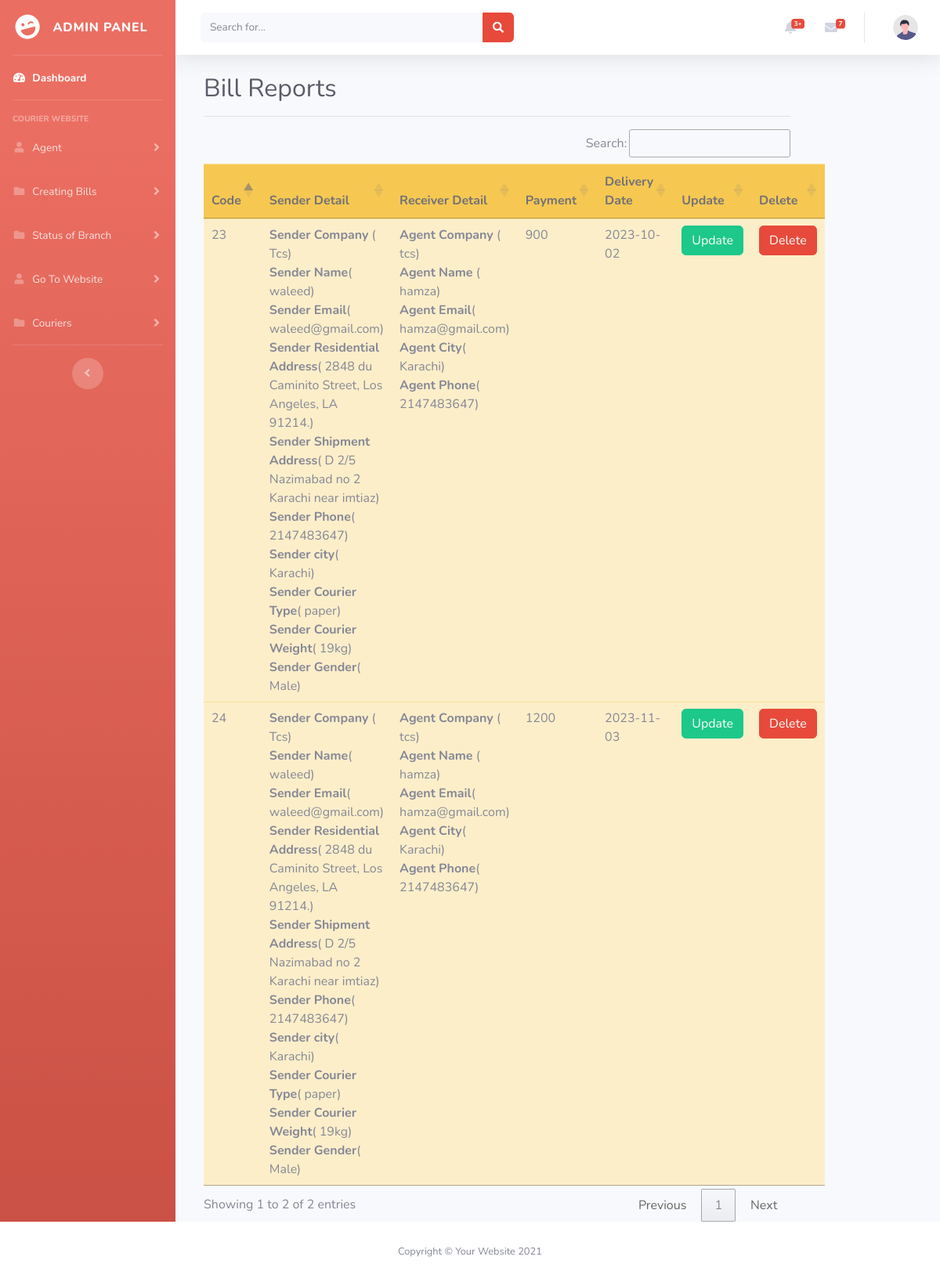
The page /admin/panel/viewbill.php on the database its author committed.
### tables this page shows
CREATE TABLE `bill` (
  `fid` int(88) NOT NULL,
  `aid` int(22) NOT NULL,
  `id` int(29) NOT NULL,
  `bdate` date NOT NULL,
  `status` tinyint(1) NOT NULL DEFAULT 1,
  `price` int(88) NOT NULL
);

CREATE TABLE `form` (
  `fid` int(111) NOT NULL,
  `scompany` varchar(167) NOT NULL,
  `fname` varchar(122) NOT NULL,
  `lname` varchar(321) NOT NULL,
  `femail` varchar(111) NOT NULL,
  `raddress` text NOT NULL,
  `saddress` text NOT NULL,
  `city` varchar(212) NOT NULL,
  `phone` int(111) NOT NULL,
  `ctype` varchar(122) NOT NULL,
  `weight` varchar(112) NOT NULL,
  `date` date NOT NULL,
  `gender` varchar(222) NOT NULL,
  `status` varchar(88) NOT NULL DEFAULT 'In Progress'
);

CREATE TABLE `add` (
  `aid` int(20) NOT NULL,
  `company` varchar(255) NOT NULL,
  `name` varchar(252) NOT NULL,
  `email` varchar(255) NOT NULL,
  `password` varchar(255) NOT NULL,
  `phone` int(111) NOT NULL,
  `city` varchar(255) NOT NULL,
  `astatus` tinyint(1) NOT NULL DEFAULT 1
);

### admin/panel/viewbill.php (the view, shortened to what this page needs)
<?php
include('admin/includes/header.php');
include('admin/includes/sidebar.php');
include('admin/includes/topbar.php');
include('config.php');
$fetch = "SELECT * from `bill` as b INNER JOIN `form` as f on b.fid = f.fid INNER JOIN `add`as a on a.aid = b.aid order by `id` desc ";
$query = mysqli_query($connection, $fetch);
    ?>
<!DOCTYPE html>
<html lang="en">
<head>
    <link href="vendor/fontawesome-free/css/all.min.css" rel="stylesheet" type="text/css">
    <link href="css/sb-admin-2.min.css" rel="stylesheet">
    <link rel="stylesheet" href="css/customstyle.css">
</head>
<link
  rel="stylesheet"
  href="https://cdnjs.cloudflare.com/ajax/libs/animate.css/4.1.1/animate.min.css"
/>
</body>
<div class="container">
<div class="col-xl-10 col-lg-12 col-md-9">
                <h2 class="text-dark display-nowrap">Bill Reports</h2>
                <hr>
            <table class="table table-warning" id="example">
                <thead class="bg-warning p-2 text-dark bg-opacity-10" style="opacity: 85%;">
          <tr>
            <th>Code</th>
            <th>Sender Detail</th>
            <th>Receiver Detail </th>
            <th>Payment </th>
            <th>Delivery Date</th>
            <th>Update</th>
            <th>Delete</th>
          </tr>
        </thead>
        <tbody>
          <?php
          while ($pro_data = mysqli_fetch_assoc($query)) {
            ?>
            <tr>
              <td>
                <?php echo $pro_data['id'] ?>
              </td>
              <td>
              <b>Sender Company</b> (
                <?php echo $pro_data['scompany'] ?>)
                 <br> <b>Sender Name</b>(
                <?php echo $pro_data['fname'] ?>)
                 <br> <b>Sender Email</b>(
                <?php echo $pro_data['femail'] ?>)
                <br> <b>Sender Residential Address</b>(
                <?php echo $pro_data['raddress'] ?>)
                <br> <b>Sender Shipment Address</b>(
                <?php echo $pro_data['saddress'] ?>)
                <br> <b>Sender Phone</b>(
                <?php echo $pro_data['phone'] ?>)
                <br> <b>Sender city</b>(
                <?php echo $pro_data['city'] ?>)
                 <br> <b>Sender Courier Type</b>(
                <?php echo $pro_data['ctype'] ?>)
                <br> <b>Sender Courier Weight</b>(
                <?php echo $pro_data['weight'] ?>)
                <br> <b>Sender Gender</b>(
                <?php echo $pro_data['gender'] ?>)
              </td>
              <td>
              <b>Agent Company</b> (
                <?php echo $pro_data['company'] ?>)
                <br><b>Agent Name</b> (
                <?php echo $pro_data['name'] ?>)
              <br> <b>Agent Email</b>(
              <?php echo $pro_data['email'] ?>)
                <br> <b>Agent City</b>(
                <?php echo $pro_data['city'] ?>)
                <br> <b>Agent Phone</b>(
                <?php echo $pro_data['phone'] ?>)
              </td>
              <td>
                <?php echo $pro_data['price'] ?>
              </td>
              <td>
                <?php echo $pro_data['bdate'] ?>
              </td>
              <td ><a href="bupdatedata.php?id=<?php echo $pro_data ['id'] ?>" class="btn btn-success">Update</a></td>
              <td ><a href="bdelete.php?id=<?php echo $pro_data ['id']?>" class="btn btn-danger">Delete</a></td>
            </tr>
            <?php
        }
          ?>
        </tbody>
      </table>
    </div>
  </div>
</body>
</html>
<?php
include('admin/includes/footer.php');
?>

### admin/panel/admin/includes/header.php (shortened to what this page needs)
<!DOCTYPE html>
<html lang="en">
<head>
    <link rel="stylesheet" href="https://cdn.datatables.net/1.13.6/css/jquery.dataTables.min.css">
    <link rel="stylesheet" href="https://cdn.datatables.net/buttons/2.4.2/css/buttons.dataTables.min.css">
    <link href="vendor/fontawesome-free/css/all.min.css" rel="stylesheet" type="text/css">
    <link href="css/sb-admin-2.min.css" rel="stylesheet">
    <link rel="stylesheet" href="../../css/userprofile.css">
</head>
<body id="page-top">

### admin/panel/admin/includes/sidebar.php (shortened to what this page needs)
<div id="wrapper">
 <ul class="navbar-nav bg-gradient-danger  sidebar sidebar-dark accordion" id="accordionSidebar" style="opacity:0.8;">
<a class="sidebar-brand d-flex align-items-center justify-content-center" href="index.php">
    <div class="sidebar-brand-icon rotate-n-15">
        <i class="fas fa-laugh-wink"></i>
    </div>
    <div class="sidebar-brand-text mx-3">Admin Panel </div>
</a>
<hr class="sidebar-divider my-0">
<li class="nav-item active">
    <a class="nav-link" href="index.php">
        <i class="fas fa-fw fa-tachometer-alt"></i>
        <span>Dashboard</span></a>
</li>
<hr class="sidebar-divider">
<div class="sidebar-heading">
    Courier Website
</div>
<li class="nav-item">
    <a class="nav-link collapsed" href="#" data-toggle="collapse" data-target="#collapseTwo"
        aria-expanded="true" aria-controls="collapseTwo">
        <i class="fas fa-fw fa-user"></i>
        <span>Agent</span>
    </a>
</li>
<li class="nav-item">
    <a class="nav-link collapsed" href="#" data-toggle="collapse" data-target="#collapsePro1"
        aria-expanded="true" aria-controls="collapsePages">
        <i class="fas fa-fw fa-folder"></i>
        <span>Creating Bills</span>
    </a>
</li>
<li class="nav-item">
    <a class="nav-link collapsed" href="#" data-toggle="collapse" data-target="#collapsePro10"
        aria-expanded="true" aria-controls="collapsePages">
        <i class="fas fa-fw fa-folder"></i>
        <span>Status of Branch </span>
    </a>
</li>
<li class="nav-item">
    <a class="nav-link collapsed" href="#" data-toggle="collapse" data-target="#collapsePages"
        aria-expanded="true" aria-controls="collapsePages">
        <i class="fas fa-fw fa-user"></i>
        <span>Go To Website</span>
    </a>
</li>
<li class="nav-item">
    <a class="nav-link collapsed" href="#" data-toggle="collapse" data-target="#collapsePro"
        aria-expanded="true" aria-controls="collapsePages">
        <i class="fas fa-fw fa-folder"></i>
        <span>Couriers</span>
    </a>
</li>
<hr class="sidebar-divider d-none d-md-block">
<div class="text-center d-none d-md-inline">
    <button class="rounded-circle border-0" id="sidebarToggle"></button>
</div>
</ul>

### admin/panel/admin/includes/topbar.php (shortened to what this page needs)
<div id="content-wrapper" class="d-flex flex-column">
<div id="content">
                <nav class="navbar navbar-expand navbar-light bg-white topbar mb-4 static-top shadow">
                    <form
                        class="d-none d-sm-inline-block form-inline mr-auto ml-md-3 my-2 my-md-0 mw-100 navbar-search">
                        <div class="input-group">
                            <input type="text" class="form-control bg-light border-0 small" placeholder="Search for..."
                                aria-label="Search" aria-describedby="basic-addon2">
                            <div class="input-group-append">
                                <button class="btn btn-danger" type="button">
                                    <i class="fas fa-search fa-sm"></i>
                                </button>
                            </div>
                        </div>
                    </form>
                    <ul class="navbar-nav ml-auto">
                        <li class="nav-item dropdown no-arrow mx-1">
                            <a class="nav-link dropdown-toggle" href="#" id="alertsDropdown" role="button"
                                data-toggle="dropdown" aria-haspopup="true" aria-expanded="false">
                                <i class="fas fa-bell fa-fw"></i>
                                <span class="badge badge-danger badge-counter">3+</span>
                            </a>
                        </li>
                        <li class="nav-item dropdown no-arrow mx-1">
                            <a class="nav-link dropdown-toggle" href="#" id="messagesDropdown" role="button"
                                data-toggle="dropdown" aria-haspopup="true" aria-expanded="false">
                                <i class="fas fa-envelope fa-fw"></i>
                                <span class="badge badge-danger badge-counter">7</span>
                            </a>
                        </li>
                        <li class="nav-item dropdown no-arrow">
                            <a class="nav-link dropdown-toggle" href="#" id="userDropdown" role="button"
                                data-toggle="dropdown" aria-haspopup="true" aria-expanded="false">
                                <img class="img-profile rounded-circle"
                                    src="img/undraw_profile.svg">
                            </a>
                        </li>
                    </ul>
                </nav>

### admin/panel/admin/includes/footer.php (shortened to what this page needs)
            <footer class="sticky-footer bg-white">
                <div class="container my-auto">
                    <div class="copyright text-center my-auto">
                        <span>Copyright &copy; Your Website 2021</span>
                    </div>
                </div>
            </footer>
</body>
</html>

### admin/panel/css/userprofile.css (style rules this page uses)
body { margin-top:20px; color: #1a202c; text-align: left; background-color: #e2e8f0; }

### rows shown on the page
bill: id "24", fid.scompany "Tcs", fid.fname "waleed", fid.femail "waleed@gmail.com", fid.raddress "2848 du Caminito Street, Los Angeles, LA 91214.", fid.saddress "D 2/5 Nazimabad no 2 Karachi near imtiaz", aid.phone "2147483647", aid.city "Karachi", fid.ctype "paper", fid.weight "19kg", fid.gender "Male", aid.company "tcs", aid.name "hamza", aid.email "hamza@gmail.com", price "1200", bdate "2023-11-03"
bill: id "23", fid.scompany "Tcs", fid.fname "waleed", fid.femail "waleed@gmail.com", fid.raddress "2848 du Caminito Street, Los Angeles, LA 91214.", fid.saddress "D 2/5 Nazimabad no 2 Karachi near imtiaz", aid.phone "2147483647", aid.city "Karachi", fid.ctype "paper", fid.weight "19kg", fid.gender "Male", aid.company "tcs", aid.name "hamza", aid.email "hamza@gmail.com", price "900", bdate "2023-10-02"
